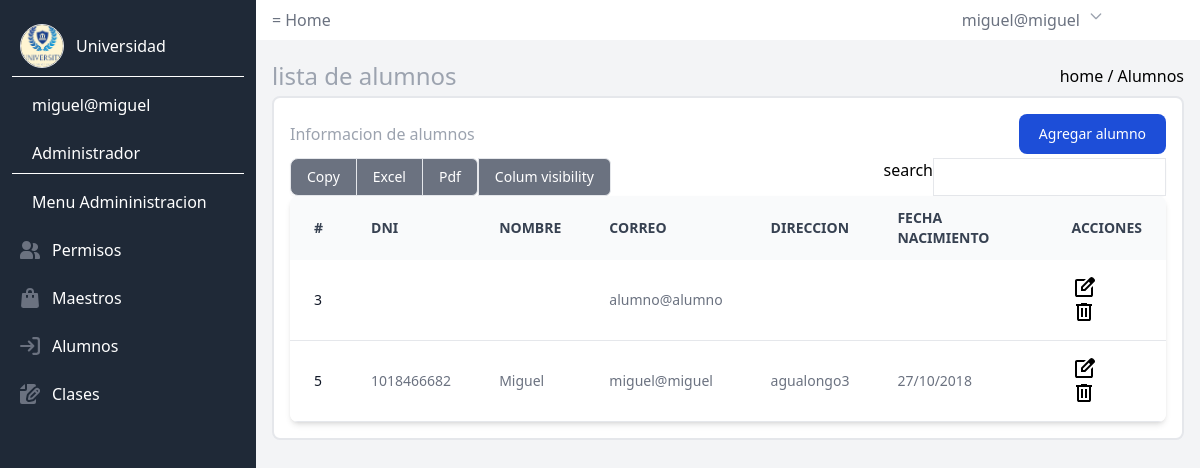
Page /estudiante (signed in) on the committed database.
### tables this page shows
CREATE TABLE `usuarios` (
  `id` int(11) NOT NULL,
  `dni` varchar(100) DEFAULT NULL,
  `correo` varchar(200) DEFAULT NULL,
  `nombre` varchar(100) DEFAULT NULL,
  `apellido` varchar(100) DEFAULT NULL,
  `contrasena` varchar(200) DEFAULT NULL,
  `direccion` varchar(200) DEFAULT NULL,
  `fecha_nacimiento` varchar(100) DEFAULT NULL,
  `estado` int(11) DEFAULT NULL,
  `rol_id` int(11) DEFAULT NULL
);

### src/controller/UserController.php (called while the page is built, shortened)
<?php
require_once $_SERVER["DOCUMENT_ROOT"] . "/src/model/Usuario.php";
class UserController {
    public static function estudiante()
    {
        $estudiantes = usuario::findId(3);
        include $_SERVER ["DOCUMENT_ROOT"] . "/src/views/admin/alumno.php";
    }
}
?>

### config/DB.php (called while the page is built)
<?php
class DB
{
    public static function connect()
    {
        $dsn = "mysql:host=localhost;dbname=university";
        $options = [PDO::ATTR_ERRMODE, PDO::ERRMODE_EXCEPTION];
        $pdo = new PDO($dsn, "root", "", $options);
        return $pdo;
    }
    public static function query($string)
    {
        $pdo = DB::connect();
        $res = $pdo->query($string);
        return $res;
    }
}
?>

### src/model/Usuario.php (called while the page is built, shortened)
<?php
require_once ($_SERVER["DOCUMENT_ROOT"] . "/config/DB.php") ;
class Usuario
{
    public static function findId($id)
    {
        $res = DB::query("select * from usuarios where rol_id = $id ;");
        $data = $res->fetchAll(PDO::FETCH_ASSOC);
        return $data;
    }
}
?>

### src/views/admin/alumno.php (the view, shortened to what this page needs)
<?php
$usuario= $_SESSION["user"];
?>
<!DOCTYPE html>
<html lang="en">
<head>
    <link href="/src/output.css" rel="stylesheet">
</head>
<body class="bg bg-gray-100">
    <div>
        <header class="bg-white text-gray-500 py-2 px-4 flex items-center ml-64 ">
            <div class="flex items-center space-x-1">
                <ul class="flex space-x-4">
                    <li><a src="/logout">=</a></li>
                </ul>
                <span>Home</span>
            </div>
            <div class=" flex relative m-auto group mr-20  ">
                <span class="justify-end mr-2"><?= $usuario["correo"] ?></span>
                <svg xmlns="http://www.w3.org/2000/svg" fill="none" viewBox="0 0 24 24" stroke="currentColor" class="w-4 h-4 text-gray-400 cursor-pointer">
                    <path stroke-linecap="round" stroke-linejoin="round" stroke-width="2" d="M19 9l-7 7-7-7"></path>
                </svg>
            </div>
        </header>
        <aside id="default-sidebar" class=" fixed top-0 left-0 z-40 w-64 h-screen transition-transform -translate-x-full sm:translate-x-0" aria-label="Sidebar">
            <div class="h-full px-3 py-4 overflow-y-auto dark:bg-gray-50 bg-gray-800">
                <ul class="space-y-2 font-medium">
                    <li class=" border-b border-white">
                        <a href="#" class="flex items-center p-2 dark:text-gray-900 rounded-lg text-white dark:hover:bg-gray-100 hover:bg-gray-700 group">
                            <img src="/PFN3-master/assets/logo md.png" class=" border rounded-full w-11 h-11 dark:text-gray-500 transition duration-75 text-gray-400 dark:group-hover:text-gray-900 group-hover:text-white" aria-hidden="true" xmlns="http://www.w3.org/2000/svg" fill="currentColor" viewBox="0 0 22 21">
                            <path d="M16.975 11H10V4.025a1 1 0 0 0-1.066-.998 8.5 8.5 0 1 0 9.039 9.039.999.999 0 0 0-1-1.066h.002Z" />
                            <path d="M12.5 0c-.157 0-.311.01-.565.027A1 1 0 0 0 11 1.02V10h8.975a1 1 0 0 0 1-.935c.013-.188.028-.374.028-.565A8.51 8.51 0 0 0 12.5 0Z" />
                            <span class="ml-3">Universidad</span>
                        </a>
                    </li>
                    <li>
                        <p href="#" class="flex items-center p-2 dark:text-gray-900 rounded-lg text-white dark:hover:bg-gray-100 hover:bg-gray-700 group">
                            <span class="flex-1 ml-3 whitespace-nowrap"><?= $usuario ["correo"]?></span>
                        </p>
                    </li>
                    <li class=" border-b border-white flex items-center p-2 dark:text-gray-900  text-white">
                        <span class="flex-1 ml-3 whitespace-nowrap">Administrador</span>
                    </li>
                    <li class=" flex items-center p-2 dark:text-gray-900 rounded-lg text-white">
                        <h3 class="flex-1 ml-3 whitespace-nowrap">Menu Admininistracion</h3>
                    </li>
                    <li>
                        <a href="/permisos" class="flex items-center p-2 dark:text-gray-900 rounded-lg text-white dark:hover:bg-gray-100 hover:bg-gray-700 group">
                            <span class="flex-1 ml-3 whitespace-nowrap">Permisos</span>
                        </a>
                    </li>
                    <li>
                        <a href="/maestro" class="flex items-center p-2 dark:text-gray-900 rounded-lg text-white dark:hover:bg-gray-100 hover:bg-gray-700 group">
                            <span class="flex-1 ml-3 whitespace-nowrap">Maestros</span>
                        </a>
                    </li>
                    <li>
                        <a href="/estudiante" class="flex items-center p-2 dark:text-gray-900 rounded-lg text-white dark:hover:bg-gray-100 hover:bg-gray-700 group">
                            <span class="flex-1 ml-3 whitespace-nowrap">Alumnos</span>
                        </a>
                    </li>
                    <li>
                        <a href="/clases" class="flex items-center p-2 dark:text-gray-900 rounded-lg text-white dark:hover:bg-gray-100 hover:bg-gray-700 group">
                            <span class="flex-1 ml-3 whitespace-nowrap">Clases</span>
                        </a>
                    </li>
                </ul>
            </div>
        </aside>
        <div class=" p-4 sm:ml-64">
        <div class="flex items-center gap-60 h-10 border-dotted border-red-800 ">
                    <h1 class="text-2xl text-gray-400 dark:text-gray-500 justify-start">
                        lista de alumnos
                    </h1>
                    <p class="w-max ml-auto border-white rounded-md justify-end">home / Alumnos </p>
                </div>
            <div class=" bg bg-white p-4 border-2 border-gray-200  rounded-lg dark:border-gray-700">
                <div class="">
                    <div class="flex items-center  h-10 rounded bg-wite  dark:bg-gray-800 mb-1">
                        <span class="text-gray-400 dark:text-gray-500 justify-start">Informacion de alumnos</span>
                        <button data-modal-target="authentication-modal" data-modal-toggle="authentication-modal" class="ml-auto justify-end block text-white bg-blue-700 hover:bg-blue-800 focus:ring-4 focus:outline-none focus:ring-blue-300 font-medium rounded-lg text-sm px-5 py-2.5 text-center dark:bg-blue-600 dark:hover:bg-blue-700 dark:focus:ring-blue-800" type="button">
                            Agregar alumno
                        </button>
                    </div>
                </div class="flex items-center gap-60 h-10 rounded bg-wite dark:bg-gray-800 mb-1 ">
                <div class="flex rounded-md shadow-sm">
                    <a href="#" aria-current="page" class="px-4 py-2 text-sm font-medium text-white bg-gray-500 border border-gray-200 rounded-l-lg hover:bg-gray-100 focus:z-10 focus:ring-2 focus:ring-blue-700 focus:text-blue-700 dark:bg-gray-700 dark:border-gray-600 dark:text-white dark:hover:text-white dark:hover:bg-gray-600 dark:focus:ring-blue-500 dark:focus:text-white">
                        Copy
                    </a>
                    <a href="#" class="px-4 py-2 text-sm font-medium text-white bg-gray-500 border-t border-b border-gray-200 hover:bg-gray-100 hover:text-blue-700 focus:z-10 focus:ring-2 focus:ring-blue-700 focus:text-blue-700 dark:bg-gray-700 dark:border-gray-600 dark:text-white dark:hover:text-white dark:hover:bg-gray-600 dark:focus:ring-blue-500 dark:focus:text-white">
                        Excel
                    </a>
                    <a href="#" class="px-4 py-2 text-sm font-medium text-white bg-gray-500  border border-gray-200 rounded-r-md hover:bg-gray-100 hover:text-blue-700 focus:z-10 focus:ring-2 focus:ring-blue-700 focus:text-blue-700 dark:bg-gray-700 dark:border-gray-600 dark:text-white dark:hover:text-white dark:hover:bg-gray-600 dark:focus:ring-blue-500 dark:focus:text-white">
                        Pdf
                    </a>
                    <a href="#" class="px-4 py-2 text-sm font-medium text-white bg-gray-500  border border-gray-200 rounded-r-md hover:bg-gray-100 hover:text-blue-700 focus:z-10 focus:ring-2 focus:ring-blue-700 focus:text-blue-700 dark:bg-gray-700 dark:border-gray-600 dark:text-white dark:hover:text-white dark:hover:bg-gray-600 dark:focus:ring-blue-500 dark:focus:text-white">
                        Colum visibility
                    </a>
                    <label class="w-max ml-auto border-white rounded-md justify-end" for="">search</label><input class="border" type="text">
                </div>
                <div class="relative overflow-x-auto shadow-md sm:rounded-lg">
                    <table class="w-full text-sm text-left text-gray-500 dark:text-gray-400">
                        <thead class="text-sm text-gray-700 uppercase bg-gray-50 dark:bg-gray-700 dark:text-gray-400">
                            <tr>
                                <th scope="col" class="px-6 py-3">
                                    #
                                </th>
                                <th scope="col" class="px-6 py-3">
                                    DNI
                                </th>
                                <th scope="col" class="px-6 py-3">
                                    Nombre
                                </th>
                                <th scope="col" class="px-6 py-3">
                                    Correo
                                </th>
                                <th scope="col" class="px-6 py-3">
                                    Direccion
                                </th>
                                <th scope="col" class="px-6 py-3">
                                    fecha nacimiento
                                </th>
                                <th scope="col" class="px-6 py-3">
                                    Acciones
                                </th>
                            </tr>
                        </thead>
                        <tbody>
                            <?php foreach ($estudiantes as $alumno)  { ?>
                            <tr class="bg-white border-b dark:bg-gray-900 dark:border-gray-700">
                                <td scope="row" class="px-6 py-4 font-medium text-gray-900 whitespace-nowrap dark:text-white">
                                <?=$alumno["id"] ?>
                                </td>
                                <td class="px-6 py-4">
                                <?=$alumno["dni"] ?>
                                </td>
                                <td class="px-6 py-4">
                                <?=$alumno["nombre"] ?>
                                </td>
                                <td class="px-6 py-4">
                                <?=$alumno["correo"] ?>
                                </td>
                                <td class="px-6 py-4">
                                <?=$alumno["direccion"] ?>
                                </td>
                                <td class="px-6 py-4">
                                <?=$alumno["fecha_nacimiento"] ?>
                                </td>
                                <td class="px-6 py-4">
                                    <a href="/editaAlumno?id=<?=$alumno["id"]?>"  class="text-blue-500 hover:underline"><img src="/assets/edit.svg"></img></a>
                                    <a href="/eliminaAlumno?id=<?=$alumno["id"]?>" class="font-medium text-red-600 dark:text-red-500 hover:underline"><img src="/assets/delete.svg"></img></a>
                                </td>
                            </tr>
                            <?php } ?>
                        </tbody>
                    </table>
                </div>
            </div>
        </div>
    </div>
</body>
</body>
</html>

### rows in the picture
usuarios: correo "miguel@miguel", id "5", dni "1018466682", nombre "Miguel", direccion "agualongo3", fecha_nacimiento "27/10/2018"
usuarios: id "3", correo "alumno@alumno"
